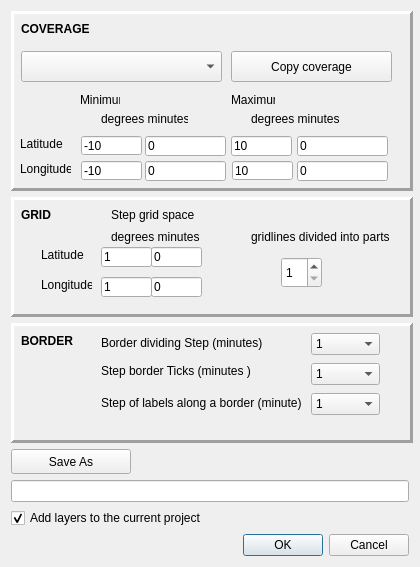
<?xml version="1.0" encoding="UTF-8"?>
<ui version="4.0">
 <class>geogridDialogBase</class>
 <widget class="QDialog" name="geogridDialogBase">
  <property name="geometry">
   <rect>
    <x>0</x>
    <y>0</y>
    <width>420</width>
    <height>567</height>
   </rect>
  </property>
  <property name="minimumSize">
   <size>
    <width>420</width>
    <height>567</height>
   </size>
  </property>
  <property name="windowTitle">
   <string notr="true">Geo Grid</string>
  </property>
  <property name="windowIcon">
   <iconset resource="resources.qrc">
    <normaloff>:/plugins/geogrid/icon.png</normaloff>:/plugins/geogrid/icon.png</iconset>
  </property>
  <property name="locale">
   <locale language="English" country="UnitedStates"/>
  </property>
  <layout class="QVBoxLayout" name="verticalLayout">
   <property name="sizeConstraint">
    <enum>QLayout::SetNoConstraint</enum>
   </property>
   <item>
    <widget class="QFrame" name="frame">
     <property name="sizePolicy">
      <sizepolicy hsizetype="Preferred" vsizetype="Preferred">
       <horstretch>0</horstretch>
       <verstretch>0</verstretch>
      </sizepolicy>
     </property>
     <property name="minimumSize">
      <size>
       <width>402</width>
       <height>180</height>
      </size>
     </property>
     <property name="autoFillBackground">
      <bool>false</bool>
     </property>
     <property name="inputMethodHints">
      <set>Qt::ImhNone</set>
     </property>
     <property name="frameShape">
      <enum>QFrame::Panel</enum>
     </property>
     <property name="frameShadow">
      <enum>QFrame::Raised</enum>
     </property>
     <property name="lineWidth">
      <number>3</number>
     </property>
     <property name="midLineWidth">
      <number>0</number>
     </property>
     <widget class="QLineEdit" name="lat_min_d">
      <property name="geometry">
       <rect>
        <x>70</x>
        <y>125</y>
        <width>61</width>
        <height>19</height>
       </rect>
      </property>
      <property name="inputMethodHints">
       <set>Qt::ImhDigitsOnly</set>
      </property>
      <property name="inputMask">
       <string notr="true"/>
      </property>
      <property name="text">
       <string>-10</string>
      </property>
      <property name="placeholderText">
       <string notr="true"/>
      </property>
     </widget>
     <widget class="QLabel" name="label">
      <property name="geometry">
       <rect>
        <x>9</x>
        <y>125</y>
        <width>51</width>
        <height>16</height>
       </rect>
      </property>
      <property name="text">
       <string>Latitude</string>
      </property>
     </widget>
     <widget class="QLineEdit" name="lat_min_m">
      <property name="geometry">
       <rect>
        <x>134</x>
        <y>125</y>
        <width>81</width>
        <height>20</height>
       </rect>
      </property>
      <property name="inputMethodHints">
       <set>Qt::ImhDigitsOnly</set>
      </property>
      <property name="inputMask">
       <string notr="true"/>
      </property>
      <property name="text">
       <string>0</string>
      </property>
      <property name="placeholderText">
       <string notr="true"/>
      </property>
     </widget>
     <widget class="QLineEdit" name="lat_max_d">
      <property name="geometry">
       <rect>
        <x>220</x>
        <y>125</y>
        <width>61</width>
        <height>20</height>
       </rect>
      </property>
      <property name="inputMethodHints">
       <set>Qt::ImhDigitsOnly</set>
      </property>
      <property name="inputMask">
       <string notr="true"/>
      </property>
      <property name="text">
       <string>10</string>
      </property>
      <property name="placeholderText">
       <string notr="true"/>
      </property>
     </widget>
     <widget class="QLineEdit" name="lat_max_m">
      <property name="geometry">
       <rect>
        <x>286</x>
        <y>125</y>
        <width>91</width>
        <height>20</height>
       </rect>
      </property>
      <property name="inputMethodHints">
       <set>Qt::ImhDigitsOnly</set>
      </property>
      <property name="inputMask">
       <string notr="true"/>
      </property>
      <property name="text">
       <string>0</string>
      </property>
      <property name="placeholderText">
       <string notr="true"/>
      </property>
     </widget>
     <widget class="QLineEdit" name="lon_min_m">
      <property name="geometry">
       <rect>
        <x>134</x>
        <y>150</y>
        <width>81</width>
        <height>20</height>
       </rect>
      </property>
      <property name="inputMethodHints">
       <set>Qt::ImhDigitsOnly</set>
      </property>
      <property name="inputMask">
       <string notr="true"/>
      </property>
      <property name="text">
       <string>0</string>
      </property>
      <property name="placeholderText">
       <string notr="true"/>
      </property>
     </widget>
     <widget class="QLineEdit" name="lon_min_d">
      <property name="geometry">
       <rect>
        <x>70</x>
        <y>150</y>
        <width>61</width>
        <height>19</height>
       </rect>
      </property>
      <property name="inputMethodHints">
       <set>Qt::ImhDigitsOnly</set>
      </property>
      <property name="inputMask">
       <string notr="true"/>
      </property>
      <property name="text">
       <string>-10</string>
      </property>
      <property name="placeholderText">
       <string notr="true"/>
      </property>
     </widget>
     <widget class="QLabel" name="label_2">
      <property name="geometry">
       <rect>
        <x>9</x>
        <y>150</y>
        <width>51</width>
        <height>16</height>
       </rect>
      </property>
      <property name="text">
       <string>Longitude</string>
      </property>
     </widget>
     <widget class="QLineEdit" name="lon_max_d">
      <property name="geometry">
       <rect>
        <x>221</x>
        <y>150</y>
        <width>61</width>
        <height>19</height>
       </rect>
      </property>
      <property name="inputMethodHints">
       <set>Qt::ImhDigitsOnly</set>
      </property>
      <property name="inputMask">
       <string notr="true"/>
      </property>
      <property name="text">
       <string>10</string>
      </property>
      <property name="placeholderText">
       <string notr="true"/>
      </property>
     </widget>
     <widget class="QLineEdit" name="lon_max_m">
      <property name="geometry">
       <rect>
        <x>286</x>
        <y>150</y>
        <width>91</width>
        <height>20</height>
       </rect>
      </property>
      <property name="inputMethodHints">
       <set>Qt::ImhDigitsOnly</set>
      </property>
      <property name="inputMask">
       <string notr="true"/>
      </property>
      <property name="text">
       <string>0</string>
      </property>
      <property name="placeholderText">
       <string notr="true"/>
      </property>
     </widget>
     <widget class="QLabel" name="label_3">
      <property name="geometry">
       <rect>
        <x>69</x>
        <y>81</y>
        <width>40</width>
        <height>16</height>
       </rect>
      </property>
      <property name="text">
       <string>Minimum</string>
      </property>
     </widget>
     <widget class="QLabel" name="label_4">
      <property name="geometry">
       <rect>
        <x>220</x>
        <y>81</y>
        <width>44</width>
        <height>16</height>
       </rect>
      </property>
      <property name="text">
       <string>Maximum</string>
      </property>
     </widget>
     <widget class="QLabel" name="label_5">
      <property name="geometry">
       <rect>
        <x>90</x>
        <y>100</y>
        <width>87</width>
        <height>16</height>
       </rect>
      </property>
      <property name="text">
       <string>degrees minutes</string>
      </property>
     </widget>
     <widget class="QLabel" name="label_6">
      <property name="geometry">
       <rect>
        <x>240</x>
        <y>100</y>
        <width>91</width>
        <height>16</height>
       </rect>
      </property>
      <property name="text">
       <string>degrees minutes</string>
      </property>
     </widget>
     <widget class="QLabel" name="label_16">
      <property name="geometry">
       <rect>
        <x>10</x>
        <y>10</y>
        <width>101</width>
        <height>16</height>
       </rect>
      </property>
      <property name="font">
       <font>
        <weight>75</weight>
        <bold>true</bold>
       </font>
      </property>
      <property name="text">
       <string>COVERAGE</string>
      </property>
     </widget>
     <widget class="QPushButton" name="btn_copy_minmax">
      <property name="geometry">
       <rect>
        <x>220</x>
        <y>40</y>
        <width>161</width>
        <height>31</height>
       </rect>
      </property>
      <property name="text">
       <string>Copy coverage</string>
      </property>
     </widget>
     <widget class="QgsMapLayerComboBox" name="mMapLayerComboBox">
      <property name="geometry">
       <rect>
        <x>10</x>
        <y>40</y>
        <width>201</width>
        <height>31</height>
       </rect>
      </property>
     </widget>
    </widget>
   </item>
   <item>
    <widget class="QFrame" name="frame_2">
     <property name="minimumSize">
      <size>
       <width>402</width>
       <height>110</height>
      </size>
     </property>
     <property name="autoFillBackground">
      <bool>false</bool>
     </property>
     <property name="inputMethodHints">
      <set>Qt::ImhNone</set>
     </property>
     <property name="frameShape">
      <enum>QFrame::Panel</enum>
     </property>
     <property name="frameShadow">
      <enum>QFrame::Raised</enum>
     </property>
     <property name="lineWidth">
      <number>3</number>
     </property>
     <property name="midLineWidth">
      <number>0</number>
     </property>
     <widget class="QLineEdit" name="lat_step_d">
      <property name="geometry">
       <rect>
        <x>90</x>
        <y>50</y>
        <width>51</width>
        <height>20</height>
       </rect>
      </property>
      <property name="inputMethodHints">
       <set>Qt::ImhDigitsOnly|Qt::ImhPreferNumbers</set>
      </property>
      <property name="inputMask">
       <string notr="true"/>
      </property>
      <property name="text">
       <string>1</string>
      </property>
      <property name="placeholderText">
       <string notr="true"/>
      </property>
     </widget>
     <widget class="QLabel" name="label_7">
      <property name="geometry">
       <rect>
        <x>30</x>
        <y>50</y>
        <width>51</width>
        <height>16</height>
       </rect>
      </property>
      <property name="text">
       <string>Latitude</string>
      </property>
     </widget>
     <widget class="QLineEdit" name="lat_step_m">
      <property name="geometry">
       <rect>
        <x>140</x>
        <y>50</y>
        <width>51</width>
        <height>20</height>
       </rect>
      </property>
      <property name="inputMethodHints">
       <set>Qt::ImhDigitsOnly|Qt::ImhPreferNumbers</set>
      </property>
      <property name="inputMask">
       <string notr="true"/>
      </property>
      <property name="text">
       <string>0</string>
      </property>
      <property name="placeholderText">
       <string notr="true"/>
      </property>
     </widget>
     <widget class="QLineEdit" name="lon_step_m">
      <property name="geometry">
       <rect>
        <x>140</x>
        <y>80</y>
        <width>51</width>
        <height>20</height>
       </rect>
      </property>
      <property name="inputMethodHints">
       <set>Qt::ImhDigitsOnly|Qt::ImhPreferNumbers</set>
      </property>
      <property name="inputMask">
       <string notr="true"/>
      </property>
      <property name="text">
       <string>0</string>
      </property>
      <property name="placeholderText">
       <string notr="true"/>
      </property>
     </widget>
     <widget class="QLineEdit" name="lon_step_d">
      <property name="geometry">
       <rect>
        <x>90</x>
        <y>80</y>
        <width>51</width>
        <height>20</height>
       </rect>
      </property>
      <property name="inputMethodHints">
       <set>Qt::ImhDigitsOnly|Qt::ImhPreferNumbers</set>
      </property>
      <property name="inputMask">
       <string notr="true"/>
      </property>
      <property name="text">
       <string>1</string>
      </property>
      <property name="placeholderText">
       <string notr="true"/>
      </property>
     </widget>
     <widget class="QLabel" name="label_8">
      <property name="geometry">
       <rect>
        <x>30</x>
        <y>80</y>
        <width>51</width>
        <height>16</height>
       </rect>
      </property>
      <property name="text">
       <string>Longitude</string>
      </property>
     </widget>
     <widget class="QLabel" name="label_9">
      <property name="geometry">
       <rect>
        <x>100</x>
        <y>10</y>
        <width>91</width>
        <height>16</height>
       </rect>
      </property>
      <property name="text">
       <string>Step grid space</string>
      </property>
     </widget>
     <widget class="QLabel" name="label_10">
      <property name="geometry">
       <rect>
        <x>240</x>
        <y>30</y>
        <width>141</width>
        <height>20</height>
       </rect>
      </property>
      <property name="text">
       <string>gridlines divided into parts</string>
      </property>
     </widget>
     <widget class="QLabel" name="label_11">
      <property name="geometry">
       <rect>
        <x>100</x>
        <y>30</y>
        <width>101</width>
        <height>20</height>
       </rect>
      </property>
      <property name="text">
       <string>degrees minutes</string>
      </property>
     </widget>
     <widget class="QSpinBox" name="spin_n_subgrd">
      <property name="geometry">
       <rect>
        <x>270</x>
        <y>60</y>
        <width>41</width>
        <height>31</height>
       </rect>
      </property>
      <property name="minimum">
       <number>1</number>
      </property>
      <property name="maximum">
       <number>20</number>
      </property>
      <property name="value">
       <number>1</number>
      </property>
     </widget>
     <widget class="QLabel" name="label_15">
      <property name="geometry">
       <rect>
        <x>10</x>
        <y>10</y>
        <width>61</width>
        <height>16</height>
       </rect>
      </property>
      <property name="font">
       <font>
        <weight>75</weight>
        <bold>true</bold>
       </font>
      </property>
      <property name="text">
       <string>GRID</string>
      </property>
     </widget>
    </widget>
   </item>
   <item>
    <widget class="QFrame" name="frame_3">
     <property name="minimumSize">
      <size>
       <width>402</width>
       <height>110</height>
      </size>
     </property>
     <property name="frameShape">
      <enum>QFrame::Panel</enum>
     </property>
     <property name="frameShadow">
      <enum>QFrame::Raised</enum>
     </property>
     <property name="lineWidth">
      <number>3</number>
     </property>
     <widget class="QComboBox" name="combo_n_brdminuts">
      <property name="geometry">
       <rect>
        <x>300</x>
        <y>10</y>
        <width>69</width>
        <height>22</height>
       </rect>
      </property>
      <property name="inputMethodHints">
       <set>Qt::ImhDigitsOnly|Qt::ImhPreferNumbers</set>
      </property>
      <item>
       <property name="text">
        <string>1</string>
       </property>
      </item>
      <item>
       <property name="text">
        <string>2</string>
       </property>
      </item>
      <item>
       <property name="text">
        <string>3</string>
       </property>
      </item>
      <item>
       <property name="text">
        <string>4</string>
       </property>
      </item>
      <item>
       <property name="text">
        <string>5</string>
       </property>
      </item>
      <item>
       <property name="text">
        <string>6</string>
       </property>
      </item>
      <item>
       <property name="text">
        <string>10</string>
       </property>
      </item>
      <item>
       <property name="text">
        <string>15</string>
       </property>
      </item>
      <item>
       <property name="text">
        <string>20</string>
       </property>
      </item>
      <item>
       <property name="text">
        <string>30</string>
       </property>
      </item>
      <item>
       <property name="text">
        <string>60</string>
       </property>
      </item>
      <item>
       <property name="text">
        <string>120</string>
       </property>
      </item>
      <item>
       <property name="text">
        <string>180</string>
       </property>
      </item>
      <item>
       <property name="text">
        <string>240</string>
       </property>
      </item>
      <item>
       <property name="text">
        <string>300</string>
       </property>
      </item>
      <item>
       <property name="text">
        <string>600</string>
       </property>
      </item>
     </widget>
     <widget class="QLabel" name="label_12">
      <property name="geometry">
       <rect>
        <x>90</x>
        <y>10</y>
        <width>191</width>
        <height>20</height>
       </rect>
      </property>
      <property name="text">
       <string>Border dividing Step (minutes)</string>
      </property>
     </widget>
     <widget class="QComboBox" name="combo_n_brdtiks">
      <property name="geometry">
       <rect>
        <x>300</x>
        <y>40</y>
        <width>69</width>
        <height>22</height>
       </rect>
      </property>
      <property name="inputMethodHints">
       <set>Qt::ImhDigitsOnly|Qt::ImhPreferNumbers</set>
      </property>
      <item>
       <property name="text">
        <string>1</string>
       </property>
      </item>
      <item>
       <property name="text">
        <string>2</string>
       </property>
      </item>
      <item>
       <property name="text">
        <string>3</string>
       </property>
      </item>
      <item>
       <property name="text">
        <string>5</string>
       </property>
      </item>
      <item>
       <property name="text">
        <string>6</string>
       </property>
      </item>
      <item>
       <property name="text">
        <string>10</string>
       </property>
      </item>
      <item>
       <property name="text">
        <string>20</string>
       </property>
      </item>
      <item>
       <property name="text">
        <string>30</string>
       </property>
      </item>
      <item>
       <property name="text">
        <string>60</string>
       </property>
      </item>
      <item>
       <property name="text">
        <string>120</string>
       </property>
      </item>
      <item>
       <property name="text">
        <string>180</string>
       </property>
      </item>
      <item>
       <property name="text">
        <string>240</string>
       </property>
      </item>
      <item>
       <property name="text">
        <string>300</string>
       </property>
      </item>
      <item>
       <property name="text">
        <string>600</string>
       </property>
      </item>
     </widget>
     <widget class="QLabel" name="label_13">
      <property name="geometry">
       <rect>
        <x>90</x>
        <y>40</y>
        <width>171</width>
        <height>16</height>
       </rect>
      </property>
      <property name="text">
       <string>Step border Ticks (minutes )</string>
      </property>
     </widget>
     <widget class="QComboBox" name="combo_n_lblminuts">
      <property name="geometry">
       <rect>
        <x>300</x>
        <y>70</y>
        <width>69</width>
        <height>22</height>
       </rect>
      </property>
      <property name="inputMethodHints">
       <set>Qt::ImhDigitsOnly|Qt::ImhPreferNumbers</set>
      </property>
      <property name="currentIndex">
       <number>0</number>
      </property>
      <item>
       <property name="text">
        <string>1</string>
       </property>
      </item>
      <item>
       <property name="text">
        <string>2</string>
       </property>
      </item>
      <item>
       <property name="text">
        <string>3</string>
       </property>
      </item>
      <item>
       <property name="text">
        <string>5</string>
       </property>
      </item>
      <item>
       <property name="text">
        <string>6</string>
       </property>
      </item>
      <item>
       <property name="text">
        <string>10</string>
       </property>
      </item>
      <item>
       <property name="text">
        <string>20</string>
       </property>
      </item>
      <item>
       <property name="text">
        <string>30</string>
       </property>
      </item>
      <item>
       <property name="text">
        <string>60</string>
       </property>
      </item>
      <item>
       <property name="text">
        <string>120</string>
       </property>
      </item>
      <item>
       <property name="text">
        <string>180</string>
       </property>
      </item>
      <item>
       <property name="text">
        <string>240</string>
       </property>
      </item>
      <item>
       <property name="text">
        <string>300</string>
       </property>
      </item>
      <item>
       <property name="text">
        <string>600</string>
       </property>
      </item>
     </widget>
     <widget class="QLabel" name="label_14">
      <property name="geometry">
       <rect>
        <x>90</x>
        <y>70</y>
        <width>201</width>
        <height>20</height>
       </rect>
      </property>
      <property name="text">
       <string>Step of labels along a border (minute)</string>
      </property>
     </widget>
     <widget class="QLabel" name="label_18">
      <property name="geometry">
       <rect>
        <x>10</x>
        <y>10</y>
        <width>61</width>
        <height>16</height>
       </rect>
      </property>
      <property name="font">
       <font>
        <weight>75</weight>
        <bold>true</bold>
       </font>
      </property>
      <property name="text">
       <string>BORDER</string>
      </property>
     </widget>
    </widget>
   </item>
   <item>
    <widget class="QToolButton" name="Save_btn">
     <property name="minimumSize">
      <size>
       <width>120</width>
       <height>25</height>
      </size>
     </property>
     <property name="text">
      <string>Save As</string>
     </property>
     <property name="toolButtonStyle">
      <enum>Qt::ToolButtonTextOnly</enum>
     </property>
    </widget>
   </item>
   <item>
    <widget class="QLineEdit" name="Fname_lineEdit"/>
   </item>
   <item>
    <widget class="QCheckBox" name="add_layers">
     <property name="text">
      <string>Add layers to the current project</string>
     </property>
     <property name="checked">
      <bool>true</bool>
     </property>
    </widget>
   </item>
   <item>
    <widget class="QDialogButtonBox" name="button_box">
     <property name="toolTip">
      <string notr="true"/>
     </property>
     <property name="orientation">
      <enum>Qt::Horizontal</enum>
     </property>
     <property name="standardButtons">
      <set>QDialogButtonBox::Cancel|QDialogButtonBox::Ok</set>
     </property>
    </widget>
   </item>
  </layout>
 </widget>
 <customwidgets>
  <customwidget>
   <class>QgsMapLayerComboBox</class>
   <extends>QComboBox</extends>
   <header>qgsmaplayercombobox.h</header>
  </customwidget>
 </customwidgets>
 <resources>
  <include location="resources.qrc"/>
 </resources>
 <connections>
  <connection>
   <sender>button_box</sender>
   <signal>accepted()</signal>
   <receiver>geogridDialogBase</receiver>
   <slot>accept()</slot>
   <hints>
    <hint type="sourcelabel">
     <x>20</x>
     <y>20</y>
    </hint>
    <hint type="destinationlabel">
     <x>20</x>
     <y>20</y>
    </hint>
   </hints>
  </connection>
  <connection>
   <sender>button_box</sender>
   <signal>rejected()</signal>
   <receiver>geogridDialogBase</receiver>
   <slot>reject()</slot>
   <hints>
    <hint type="sourcelabel">
     <x>20</x>
     <y>20</y>
    </hint>
    <hint type="destinationlabel">
     <x>20</x>
     <y>20</y>
    </hint>
   </hints>
  </connection>
 </connections>
</ui>
